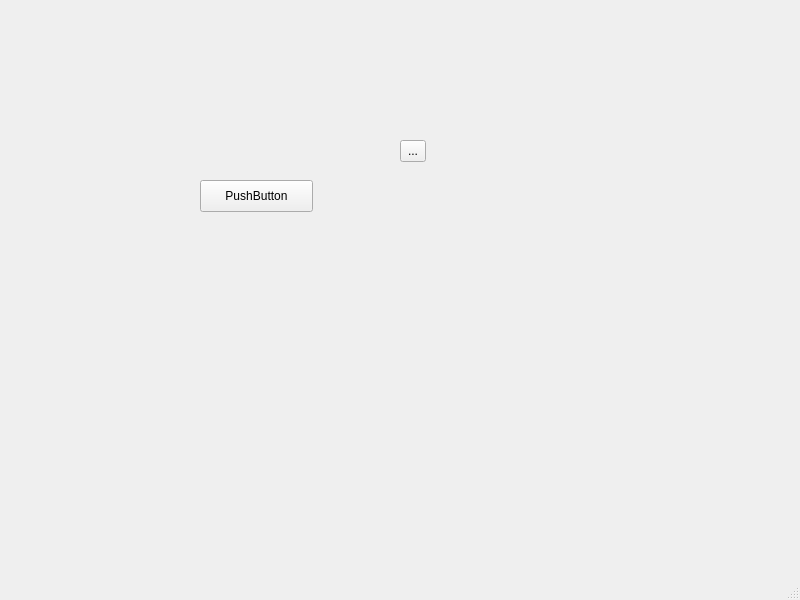
<?xml version="1.0" encoding="UTF-8"?>
<ui version="4.0">
 <class>MainWindow</class>
 <widget class="QMainWindow" name="MainWindow">
  <property name="geometry">
   <rect>
    <x>0</x>
    <y>0</y>
    <width>800</width>
    <height>600</height>
   </rect>
  </property>
  <property name="windowTitle">
   <string>MainWindow</string>
  </property>
  <widget class="QWidget" name="centralwidget">
   <widget class="QPushButton" name="pushButton">
    <property name="geometry">
     <rect>
      <x>200</x>
      <y>180</y>
      <width>113</width>
      <height>32</height>
     </rect>
    </property>
    <property name="text">
     <string>PushButton</string>
    </property>
   </widget>
   <widget class="QToolButton" name="toolButton">
    <property name="geometry">
     <rect>
      <x>400</x>
      <y>140</y>
      <width>26</width>
      <height>22</height>
     </rect>
    </property>
    <property name="text">
     <string>...</string>
    </property>
   </widget>
  </widget>
  <widget class="QMenuBar" name="menubar">
   <property name="geometry">
    <rect>
     <x>0</x>
     <y>0</y>
     <width>800</width>
     <height>22</height>
    </rect>
   </property>
  </widget>
  <widget class="QStatusBar" name="statusbar"/>
 </widget>
 <resources/>
 <connections/>
</ui>
